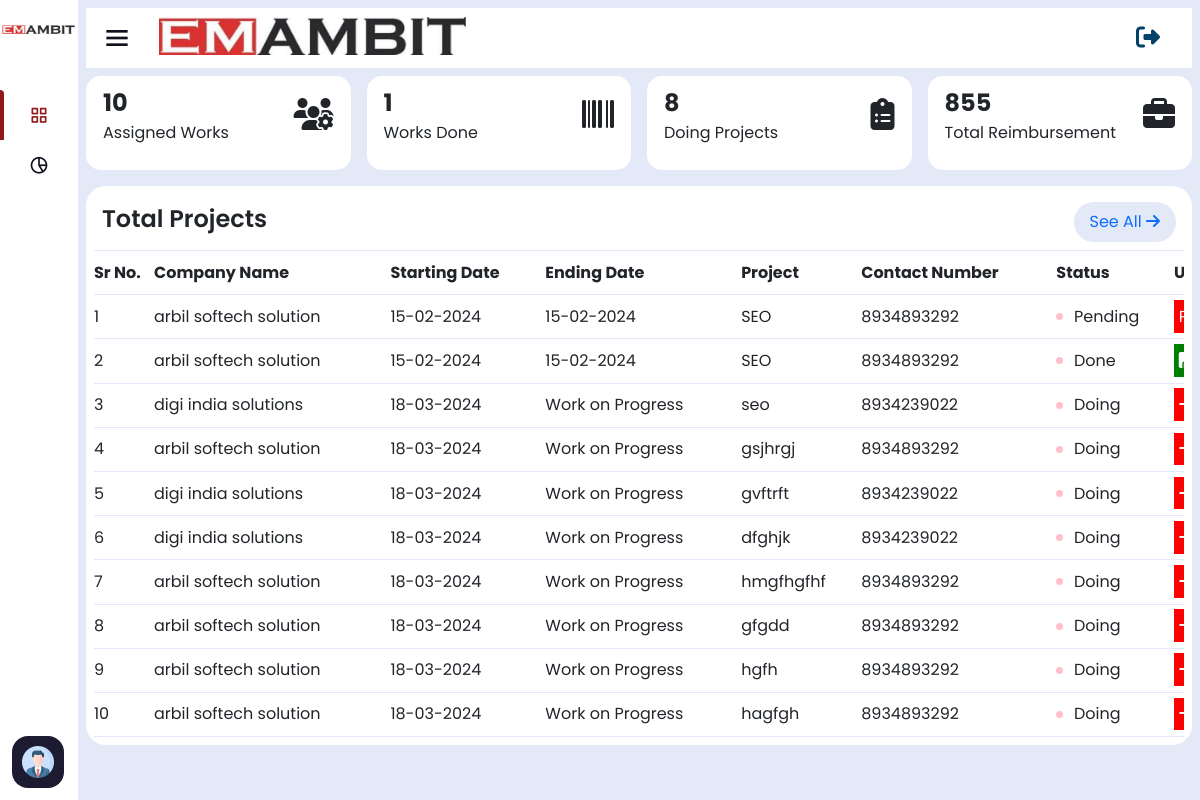
The page /user-dashboard/ (signed in) on the database as committed earlier.
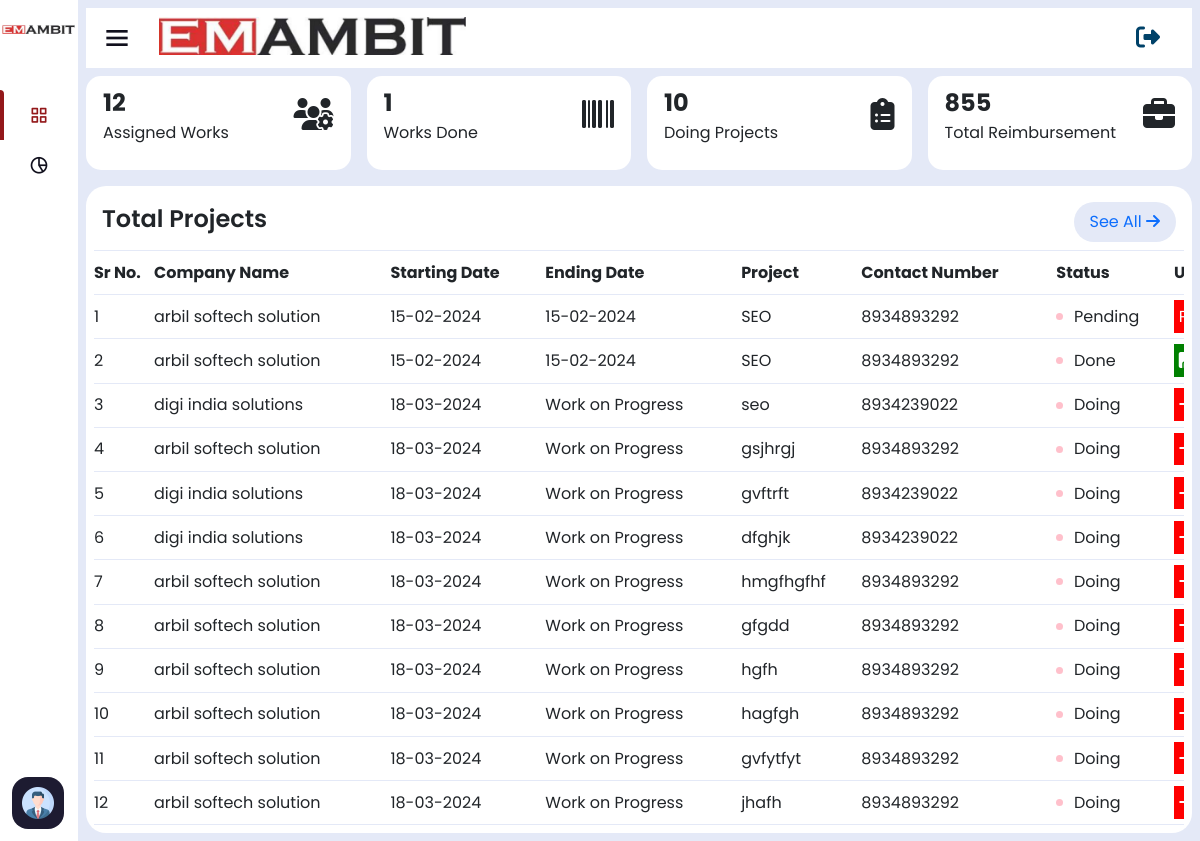
The same page on the database as committed later.
### home/models.py (models this page shows, shortened)
class AssignEngineer(models.Model):
    company_name=models.ForeignKey(ClientCompanyInfo,on_delete=models.CASCADE)
    manager_name=models.ForeignKey(CustomUser,on_delete=models.CASCADE,related_name='manager_assignments',default=None)
    engineer_one=models.ForeignKey(CustomUser,on_delete=models.CASCADE, null=True,blank=True,related_name='engineer_one_assignments')
    engineer_two=models.ForeignKey(CustomUser,on_delete=models.CASCADE,null=True,blank=True, related_name='engineer_two_assignments')
    engineer_three=models.ForeignKey(CustomUser,on_delete=models.CASCADE,null=True,blank=True, related_name='engineer_three_assignments')
    visit_purpose=models.CharField(max_length=254)
    machine_type=models.CharField(max_length=254)
    leave_date=models.CharField(max_length=254)
    reach_date=models.CharField(max_length=254)
    travel_by=models.ForeignKey(AddTravelBy,on_delete=models.CASCADE)
    timestampt=models.DateTimeField(auto_now_add=True,null=True,blank=True)
    ending_date=models.CharField(max_length=100,null=True,blank=True,default='Work on Progress')
    work_status=models.CharField(max_length=100,blank=True,null=True,default='Doing')
    project_link=models.CharField(max_length=1000,null=True,blank=True)
    download_link=models.CharField(max_length=254,null=True,blank=True)
    equipment = models.TextField(max_length=1000,null=True,blank=True)

class ClientCompanyInfo(models.Model):
    company_name=models.CharField(max_length=200)
    company_phone=models.CharField(max_length=20)
    contact_person=models.CharField(max_length=250)
    company_email=models.CharField(max_length=254)
    company_gst=models.CharField(max_length=50)
    company_address=models.CharField(max_length=254)
    timestampt=models.DateTimeField(auto_now_add=True,null=True,blank=True)

### home/views.py (the view)
# urls.py: path('user-dashboard/',userDashboard_view),
@login_required(login_url='/login')
def userDashboard_view(request):
    projects_data = AssignEngineer.objects.filter(
    Q(manager_name=request.user) | Q(engineer_one=request.user) | Q(engineer_two=request.user) | Q(engineer_three=request.user)
)
    done_count = projects_data.filter(work_status="Done").count()
    doing_count = projects_data.filter(work_status="Doing").count()
    my_reimbursement_cost_sum = Reimbursement.objects.filter(engineer=request.user).aggregate(total_cost=Sum('cost'))
    reimbursement_cost = my_reimbursement_cost_sum.get('total_cost', 0)
    return render(request, 'user-dashboard.html', {
        'projects_data': projects_data,
        'done_count': done_count,
        'doing_count': doing_count,
        'reimbursement_cost':reimbursement_cost
    })

### home/templates/user-dashboard.html (shortened to what this page needs)
<!DOCTYPE html>
<html lang="en" dir="ltr">
<head>
  {% include 'header-links.html' %}
</head>
<body>
  {% include 'header.html' %}
  {% if user.is_authenticated and not user.is_superuser%}
  <section class="nav-section">
    {% include 'subtitle.html' %}
    <div class="dashboard-header">
      <div class="grid-4">
        <div class="box">
          <div>
            <strong class="num">{{projects_data|length}}</strong>
            <p>Assigned Works</p>
          </div>
          <div class="icon">
            <i class="fa-solid fa-users-gear"></i>
          </div>
        </div>
        <div class="box">
            <div>
              <strong class="num">{{ done_count }}</strong>
              <p>Works Done</p>
            </div>
            <div class="icon">
              <i class="fa-solid fa-barcode"></i>
            </div>
          </div>
        <div class="box">
          <div>
            <strong class="num">{{doing_count}}</strong>
            <p>Doing Projects</p>
          </div>
          <div class="icon">
            <i class="fa-solid fa-clipboard-list"></i>
          </div>
        </div>
        <div class="box">
          <div>
            <strong class="num">{{reimbursement_cost}}</strong>
            <p>Total Reimbursement</p>
          </div>
          <div class="icon">
            <i class="fa-solid fa-briefcase"></i>
          </div>
        </div>
      </div>
    </div>
    <div class="manage-invoice total-projects mt-3">
        <div class="submenu-header">
          <h2>Total Projects</h2>
          <div class="menu-btn">
            <a href="">See All <i class="fa-solid fa-arrow-right"></i></a>
          </div>
        </div>
        <div class="total-project-table overflow-auto">
          <table class="large-table" style="min-width: 1200px;">
            <thead>
              <tr>
                <th>Sr No.</th>
                <th>Company Name</th>
                <th>Starting Date</th>
                <th>Ending Date</th>
                <th>Project</th>
                <th>Contact Number</th>
                <th>Status</th>
                <th>Update</th>
              </tr>
            </thead>
            <tbody>
              {% for d in projects_data %}
              <tr>
                <td>{{forloop.counter }}</td>
                <td>{{d.company_name.company_name}}</td>
                <td>{{d.timestampt|date:'d-m-Y'}}</td>
                <td>{{d.ending_date}}</td>
                <td>{{d.visit_purpose }}</td>
                <td>{{d.company_name.company_phone}}</td>
                <td>
                    <div class="inprogress-btn"></div> {{d.work_status}}
                </td>
                {% if d.work_status  == "Done" %}
                <td>
                  <a href="{{d.download_link}}" class="down-pdf-btn"> <i class="fa-solid fa-file-pdf"></i>Download</a>
                </td>
                {% elif d.work_status == "Pending" %}
                <td>
                  <a  class="add-report-btn">
                  Pending</a>
                </td>
                {% else %}
                <td>
                  <a href="/add-report/{{d.id}}" class="add-report-btn">
                  <i class="fa-solid fa-plus"></i> Add Report</a>
                </td>
                {% endif %}
              </tr>
              {% endfor %}
            </tbody>
          </table>
        </div>
    </div>
  </section>
  {% elif user.is_authenticated and  user.is_superuser %}
  <script>
    window.location.href='/'
  </script>
  {% endif %}
</body>
</html>

Rows that differ between the two databases and show on the page:
added AssignEngineer: company_name.company_name "arbil softech solution", timestampt "18-03-2024", ending_date "Work on Progress", visit_purpose "gvfytfyt", company_name.company_phone "8934893292", work_status "Doing"
added AssignEngineer: company_name.company_name "arbil softech solution", timestampt "18-03-2024", ending_date "Work on Progress", visit_purpose "jhafh", company_name.company_phone "8934893292", work_status "Doing"
Other text that changed with them:
{{ projects_data|length }}: "10" → "12"
{{ doing_count }}: "8" → "10"
